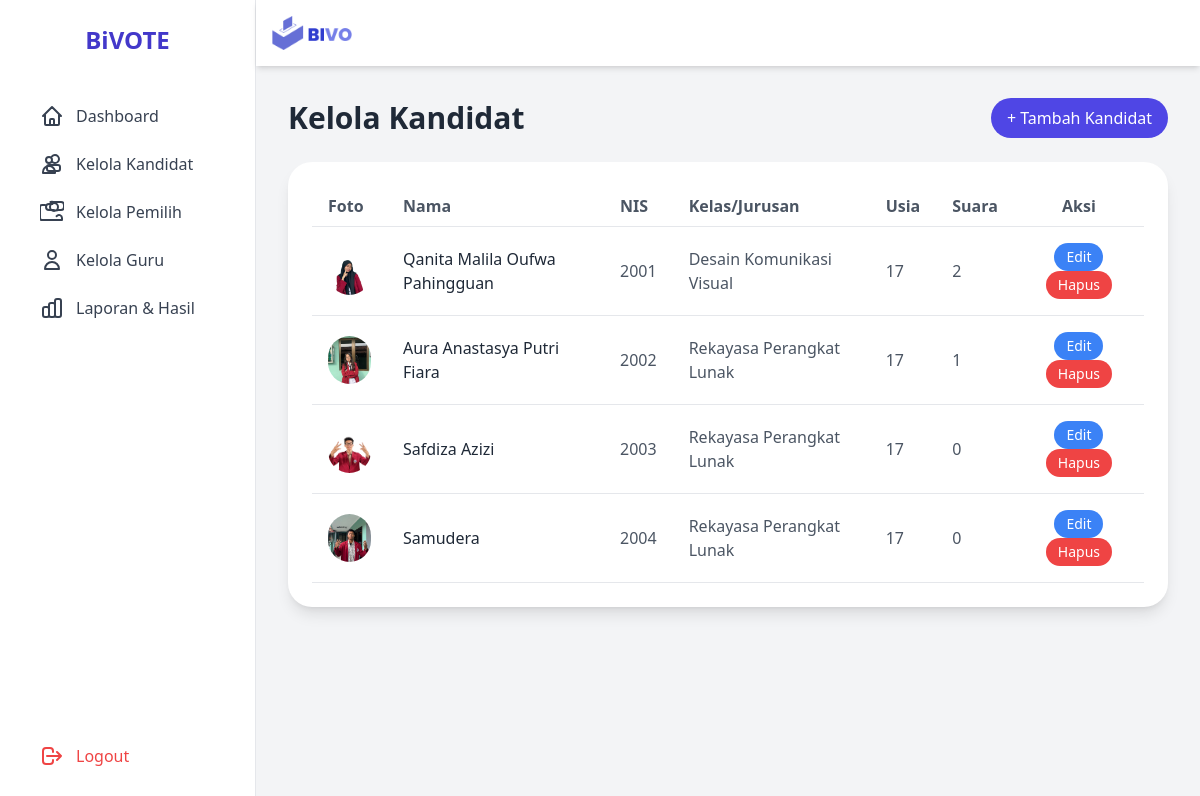
Screenshot of /admin/manage_kandidat.php (signed in) with the database file from the repository.
### tables this page shows
CREATE TABLE `kandidat` (
  `id` int(11) NOT NULL AUTO_INCREMENT,
  `nama_lengkap` varchar(255) NOT NULL,
  `nis` varchar(50) NOT NULL,
  `visi` text NOT NULL,
  `misi` text NOT NULL,
  `video_path` varchar(255) DEFAULT NULL,
  `foto_path` varchar(255) NOT NULL,
  `kejar` varchar(255) NOT NULL,
  `usia` int(11) DEFAULT NULL,
  `jumlah_suara` int(11) DEFAULT 0,
  PRIMARY KEY (`id`),
  UNIQUE KEY `nis` (`nis`)
);

### admin/manage_kandidat.php (the view, shortened to what this page needs)
<?php
require_once '../config/koneksi.php';
$sql = "SELECT id, nama_lengkap, nis, video_path, foto_path, kejar, usia, jumlah_suara FROM kandidat ORDER BY id ASC";
$result = $koneksi->query($sql);
$kandidat_list = [];
if ($result->num_rows > 0) {
    while($row = $result->fetch_assoc()) {
        $kandidat_list[] = $row;
    }
}
?>
<!DOCTYPE html>
<html lang="en">
<head>
    <script src="https://cdn.tailwindcss.com"></script>
    <link rel="stylesheet" href="../assets/css/custom.css">
</head>
<body class="bg-gray-100 min-h-screen flex">
    <?php include '../includes/sidebar_admin.php'; ?>
    <div class="flex-1 flex flex-col min-h-screen">
        <?php include '../includes/header_admin.php'; ?>
        <main class="flex-1 p-8">
            <div class="flex justify-between items-center mb-6">
                <h1 class="text-3xl font-bold text-gray-800">Kelola Kandidat</h1>
                <a href="add_kandidat.php" class="bg-indigo-600 text-white font-medium py-2 px-4 rounded-full hover:bg-indigo-700 transition-colors">
                    + Tambah Kandidat
                </a>
            </div>
            <div class="bg-white p-6 rounded-3xl shadow-lg overflow-x-auto">
                <table class="w-full text-left">
                    <thead>
                        <tr class="text-gray-600 border-b">
                            <th class="py-2 px-4">Foto</th>
                            <th class="py-2 px-4">Nama</th>
                            <th class="py-2 px-4">NIS</th>
                            <th class="py-2 px-4">Kelas/Jurusan</th>
                            <th class="py-2 px-4">Usia</th>
                            <th class="py-2 px-4">Suara</th>
                            <th class="py-2 px-4 text-center">Aksi</th>
                        </tr>
                    </thead>
                    <tbody>
                        <?php if (count($kandidat_list) > 0): ?>
                            <?php foreach ($kandidat_list as $kandidat): ?>
                                <tr class="border-b hover:bg-gray-50 transition-colors">
                                    <td class="py-4 px-4">
                                        <img src="<?php echo htmlspecialchars($kandidat['foto_path']); ?>" alt="Foto <?php echo htmlspecialchars($kandidat['nama_lengkap']); ?>" class="w-12 h-12 object-cover rounded-full">
                                    </td>
                                    <td class="py-4 px-4 font-medium text-gray-800"><?php echo htmlspecialchars($kandidat['nama_lengkap']); ?></td>
                                    <td class="py-4 px-4 text-gray-600"><?php echo htmlspecialchars($kandidat['nis']); ?></td>
                                    <td class="py-4 px-4 text-gray-600"><?php echo htmlspecialchars($kandidat['kejar']); ?></td>
                                    <td class="py-4 px-4 text-gray-600"><?php echo htmlspecialchars($kandidat['usia']); ?></td>
                                    <td class="py-4 px-4 text-gray-600"><?php echo htmlspecialchars($kandidat['jumlah_suara']); ?></td>
                                    <td class="py-4 px-4 text-center">
                                        <a href="edit_candidate.php?id=<?php echo $kandidat['id']; ?>" class="inline-block bg-blue-500 text-white py-1 px-3 rounded-full text-sm hover:bg-blue-600 transition-colors">
                                            Edit
                                        </a>
                                        <button onclick="confirmDelete(<?php echo $kandidat['id']; ?>, '<?php echo htmlspecialchars($kandidat['nama_lengkap']); ?>')" class="bg-red-500 text-white py-1 px-3 rounded-full text-sm hover:bg-red-600 transition-colors">
                                            Hapus
                                        </button>
                                    </td>
                                </tr>
                            <?php endforeach; ?>
                        <?php else: ?>
                            <tr>
                                <td colspan="7" class="py-4 text-center text-gray-500">Belum ada kandidat yang terdaftar.</td>
                            </tr>
                        <?php endif; ?>
                    </tbody>
                </table>
            </div>
        </main>
    </div>
</body>
</html>

### rows the page displays
kandidat: foto_path (picture), nama_lengkap "Qanita Malila Oufwa Pahingguan", nis "2001", kejar "Desain Komunikasi Visual", usia "17", jumlah_suara "2"
kandidat: foto_path (picture), nama_lengkap "Aura Anastasya Putri Fiara", nis "2002", kejar "Rekayasa Perangkat Lunak", usia "17", jumlah_suara "1"
kandidat: foto_path (picture), nama_lengkap "Safdiza Azizi", nis "2003", kejar "Rekayasa Perangkat Lunak", usia "17", jumlah_suara "0"
kandidat: foto_path (picture), nama_lengkap "Samudera", nis "2004", kejar "Rekayasa Perangkat Lunak", usia "17", jumlah_suara "0"
